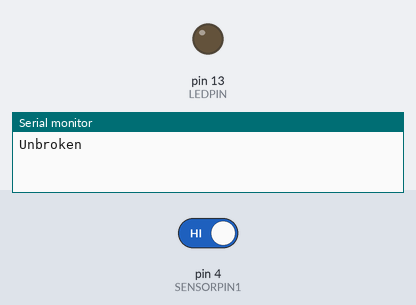
Bench run of a sketch on a simulated Arduino Uno, built with avr-gcc and run on an emulated ATmega328P. On the bench: output pins drawn as LEDs (lit = HIGH), the last lines printed to the serial monitor. The test bench sets the inputs (shaded band); at power-on: pin 4 (SENSORPIN1) HIGH.

Above: at 1.2 s.
1.3 s: pin 4 (SENSORPIN1) driven LOW
At 2.3 s:
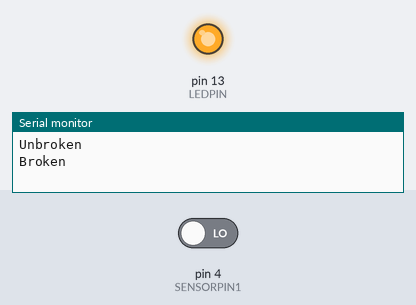
2.8 s: pin 4 (SENSORPIN1) driven HIGH
At 3.5 s:
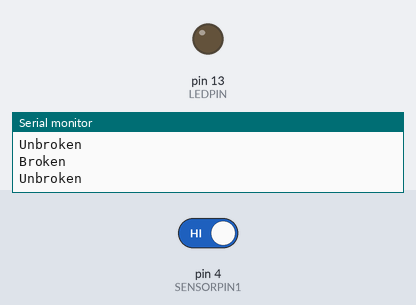
Timing chart, 0 to 5.8 s (numbered marks = the images above; inputs shaded):
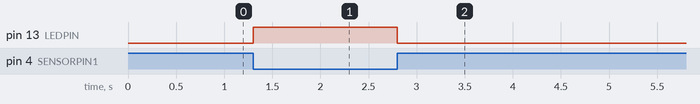

Measured:
- after the input at 1.3 s, pin 13 (LEDPIN): LOW → HIGH at once
- after the input at 2.8 s, pin 13 (LEDPIN): HIGH → LOW at once

The sketch:

NewIRSensor.ino
```cpp
/*
  IR Breakbeam sensor demo!
*/

#define LEDPIN 13
  // Pin 13: Arduino has an LED connected on pin 13
  // Pin 11: Teensy 2.0 has the LED on pin 11
  // Pin  6: Teensy++ 2.0 has the LED on pin 6
  // Pin 13: Teensy 3.0 has the LED on pin 13

#define SENSORPIN1 4

// variables will change:
int sensorState = 0, lastState=0;         // variable for reading the pushbutton status

void setup() {
  // initialize the LED pin as an output:
  pinMode(LEDPIN, OUTPUT);
  // initialize the sensor pin as an input:
  pinMode(SENSORPIN1, INPUT);
  digitalWrite(SENSORPIN1, HIGH);// turn on the pullup

  Serial.begin(9600);
}

void loop(){
  // read the state of the pushbutton value:
  sensorState = digitalRead(SENSORPIN1);

  // check if the sensor beam is broken
  // if it is, the sensorState is LOW:
  if (sensorState == LOW) {
    // turn LED on:
    digitalWrite(LEDPIN, HIGH);
  }
  else {
    // turn LED off:
    digitalWrite(LEDPIN, LOW);
  }

  if (sensorState && !lastState) {
    Serial.println("Unbroken");
  }
  if (!sensorState && lastState) {
    Serial.println("Broken");
  }
  lastState = sensorState;
}
```
